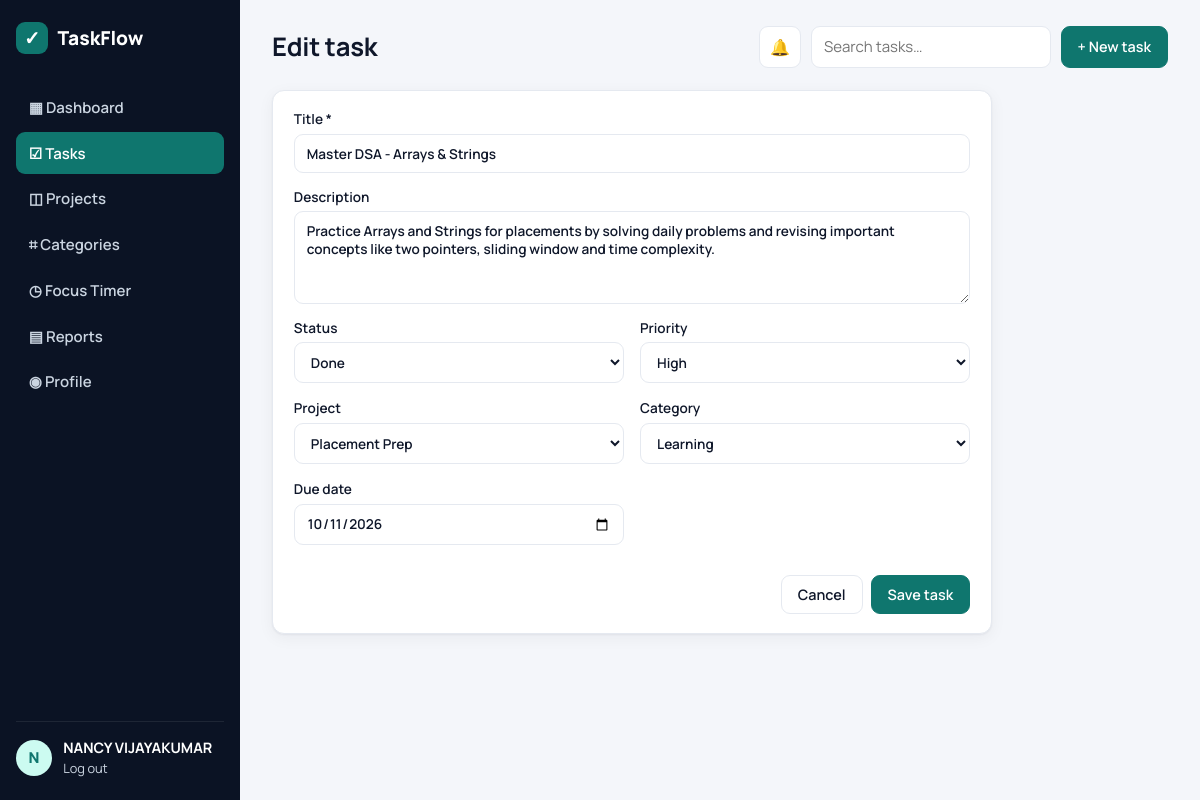
Screenshot of /tasks/1/edit (signed in) with the database file from the repository.
### tables this page shows
CREATE TABLE users (
  id INTEGER PRIMARY KEY AUTOINCREMENT,
  username TEXT UNIQUE NOT NULL,
  email TEXT UNIQUE NOT NULL,
  full_name TEXT DEFAULT '',
  password_hash TEXT NOT NULL,
  created_at TIMESTAMP DEFAULT CURRENT_TIMESTAMP
);

CREATE TABLE tasks (
  id INTEGER PRIMARY KEY AUTOINCREMENT,
  user_id INTEGER NOT NULL REFERENCES users(id) ON DELETE CASCADE,
  project_id INTEGER REFERENCES projects(id) ON DELETE SET NULL,
  category_id INTEGER REFERENCES categories(id) ON DELETE SET NULL,
  title TEXT NOT NULL,
  description TEXT DEFAULT '',
  status TEXT NOT NULL DEFAULT 'todo' CHECK (status IN ('todo','in_progress','done')),
  priority TEXT NOT NULL DEFAULT 'medium' CHECK (priority IN ('low','medium','high','urgent')),
  due_date DATE,
  created_at TIMESTAMP DEFAULT CURRENT_TIMESTAMP,
  completed_at TIMESTAMP
);

### tasks.py (the view, shortened to what this page needs)
@bp.route("/new", methods=("GET", "POST"))
@bp.route("/<int:tid>/edit", methods=("GET", "POST"))
@login_required
def edit(tid=None):
    db = get_db()
    task = get_task(tid) if tid else None
    projects = db.execute("SELECT * FROM projects WHERE user_id = ? ORDER BY name", (g.user["id"],)).fetchall()
    categories = db.execute("SELECT * FROM categories WHERE user_id = ? ORDER BY name", (g.user["id"],)).fetchall()
    preset_project = request.args.get("project", type=int)
    return render_template("tasks/form.html", task=task, projects=projects, categories=categories,
                           statuses=STATUSES, priorities=PRIORITIES, preset_project=preset_project)

### app.py (called while the page is built)
def create_app(test_config=None):
    app = Flask(__name__)
    app.config.from_object(Config)
    if test_config:
        app.config.update(test_config)
    db.init_app(app)
    sounds.ensure_sounds(app.static_folder)
    os.makedirs(app.config["RECORDINGS_DIR"], exist_ok=True)
    if not app.config.get("TESTING"):
        push.start_reminder_scheduler(app)
    for module in (auth, dashboard, projects, tasks, categories, reports, profile, focus, push):
        app.register_blueprint(module.bp)
    @app.template_filter("label")
    def label(value):
        return (value or "").replace("_", " ").title()
    @app.errorhandler(404)
    def not_found(e):
        return render_template("error.html", code=404, message="Page not found"), 404
    @app.errorhandler(400)
    def bad_request(e):
        return render_template("error.html", code=400, message="Bad request"), 400
    return app

### auth.py (called while the page is built)
def login_required(view):
    @functools.wraps(view)
    def wrapped(**kwargs):
        if g.user is None:
            flash("Please log in to continue.", "warning")
            return redirect(url_for("auth.login"))
        return view(**kwargs)
    return wrapped

@bp.before_app_request
def load_user():
    uid = session.get("user_id")
    g.user = get_db().execute("SELECT * FROM users WHERE id = ?", (uid,)).fetchone() if uid else None

### db.py (called while the page is built)
def get_db():
    if "db" not in g:
        g.db = sqlite3.connect(current_app.config["DATABASE"])
        g.db.row_factory = sqlite3.Row
        g.db.execute("PRAGMA foreign_keys = ON")
    return g.db

### tasks.py (called while the page is built)
def get_task(tid):
    t = get_db().execute(
        """SELECT t.*, p.name project_name, c.name category_name FROM tasks t
           LEFT JOIN projects p ON p.id = t.project_id LEFT JOIN categories c ON c.id = t.category_id
           WHERE t.id = ? AND t.user_id = ?""", (tid, g.user["id"])).fetchone()
    if t is None:
        abort(404)
    return t

### templates/tasks/form.html
{% extends "base.html" %}{% block title %}{{ 'Edit' if task else 'New' }} task{% endblock %}
{% block heading %}{{ 'Edit task' if task else 'New task' }}{% endblock %}
{% block content %}
<form method="post" class="card form narrow">
  <label>Title *<input name="title" required value="{{ task.title if task else '' }}"></label>
  <label>Description<textarea name="description" rows="4">{{ task.description if task else '' }}</textarea></label>
  <div class="grid-2">
    <label>Status<select name="status">{% for s in statuses %}<option value="{{ s }}" {{ 'selected' if task and task.status==s }}>{{ s|label }}</option>{% endfor %}</select></label>
    <label>Priority<select name="priority">{% for p in priorities %}<option value="{{ p }}" {{ 'selected' if (task and task.priority==p) or (not task and p=='medium') }}>{{ p|label }}</option>{% endfor %}</select></label>
    <label>Project<select name="project_id"><option value="">— None —</option>{% for p in projects %}<option value="{{ p.id }}" {{ 'selected' if (task and task.project_id==p.id) or preset_project==p.id }}>{{ p.name }}</option>{% endfor %}</select></label>
    <label>Category<select name="category_id"><option value="">— None —</option>{% for c in categories %}<option value="{{ c.id }}" {{ 'selected' if task and task.category_id==c.id }}>{{ c.name }}</option>{% endfor %}</select></label>
    <label>Due date<input type="date" name="due_date" value="{{ task.due_date if task and task.due_date else '' }}"></label>
  </div>
  <div class="row-end"><a class="btn btn-ghost" href="{{ url_for('tasks.detail', tid=task.id) if task else url_for('tasks.list_tasks') }}">Cancel</a><button class="btn btn-primary">Save task</button></div>
</form>
{% endblock %}

### templates/base.html (shortened to what this page needs)
<!doctype html>
<html lang="en">
<head>
  <link rel="stylesheet" href="{{ url_for('static', filename='css/style.css') }}">
</head>
<body data-sounds="{{ url_for('static', filename='sounds/') }}">
{% if g.user %}
<div class="layout">
  <aside class="sidebar">
    <div class="brand"><span class="logo">✓</span> TaskFlow</div>
    {% set ep = request.endpoint or '' %}
    <nav>
      <a href="{{ url_for('dashboard.index') }}" class="{{ 'active' if ep.startswith('dashboard') }}">▦ Dashboard</a>
      <a href="{{ url_for('tasks.list_tasks') }}" class="{{ 'active' if ep.startswith('tasks') }}">☑ Tasks</a>
      <a href="{{ url_for('projects.list_projects') }}" class="{{ 'active' if ep.startswith('projects') }}">◫ Projects</a>
      <a href="{{ url_for('categories.index') }}" class="{{ 'active' if ep.startswith('categories') }}">⌗ Categories</a>
      <a href="{{ url_for('focus.index') }}" class="{{ 'active' if ep.startswith('focus') }}">◷ Focus Timer</a>
      <a href="{{ url_for('reports.index') }}" class="{{ 'active' if ep.startswith('reports') }}">▤ Reports</a>
      <a href="{{ url_for('profile.index') }}" class="{{ 'active' if ep.startswith('profile') }}">◉ Profile</a>
    </nav>
    <div class="sidebar-foot">
      <div class="avatar">{{ g.user['username'][0]|upper }}</div>
      <div><strong>{{ g.user['full_name'] or g.user['username'] }}</strong><a href="{{ url_for('auth.logout') }}">Log out</a></div>
    </div>
  </aside>
  <main class="content">
    <header class="topbar">
      <h1>{% block heading %}{% endblock %}</h1>
      <div class="topbar-actions">
        <button type="button" class="btn icon-btn" id="soundToggle" title="Sounds">🔊</button>
        <form action="{{ url_for('tasks.list_tasks') }}" class="search"><input name="q" placeholder="Search tasks…"></form>
        <a class="btn btn-primary" href="{{ url_for('tasks.edit') }}">+ New task</a>
      </div>
    </header>
    {% block content %}{% endblock %}
  </main>
</div>
{% else %}
<main class="auth-wrap">
  {% include "_flash.html" %}
  {% block auth %}{% endblock %}
</main>
{% endif %}
</body>
</html>

### static/css/style.css (style rules this page uses)
:root { --bg:#f4f6fa;--surface:#fff;--ink:#0f172a;--muted:#64748b;--line:#e5e9f0; --primary:#0f766e;--primary-ink:#fff;--primary-soft:#ccfbf1; --danger:#dc2626;--warn:#d97706;--ok:#16a34a;--info:#2563eb; --sidebar:#0b1324;--sidebar-ink:#cbd5e1; --radius:12px;--shadow:0 1px 2px rgba(15,23,42,.05),0 4px 16px rgba(15,23,42,.05); }
* { box-sizing:border-box }
body { margin:0;font-family:Manrope,system-ui,sans-serif;background:var(--bg);color:var(--ink);font-size:15px }
a { color:var(--primary);text-decoration:none }
h1,h2,h3 { margin:0 0 .6rem;letter-spacing:-.01em }
.layout { display:flex;min-height:100vh }
.sidebar { width:240px;background:var(--sidebar);color:var(--sidebar-ink);display:flex;flex-direction:column;padding:1.4rem 1rem;position:sticky;top:0;height:100vh }
.brand { display:flex;align-items:center;gap:.6rem;font-weight:800;font-size:1.2rem;color:#fff;margin-bottom:2rem }
.logo { display:grid;place-items:center;width:32px;height:32px;border-radius:9px;background:var(--primary);color:#fff }
.sidebar nav { display:flex;flex-direction:column;gap:.25rem;flex:1 }
.sidebar nav a { color:var(--sidebar-ink);padding:.65rem .8rem;border-radius:9px;font-weight:600 }
.sidebar nav a.active { background:var(--primary);color:#fff }
.sidebar-foot { display:flex;gap:.7rem;align-items:center;border-top:1px solid rgba(255,255,255,.08);padding-top:1rem }
.sidebar-foot strong { display:block;color:#fff;font-size:.9rem }
.sidebar-foot a { color:var(--sidebar-ink);font-size:.8rem }
.avatar { width:36px;height:36px;border-radius:50%;background:var(--primary-soft);color:var(--primary);display:grid;place-items:center;font-weight:800;flex-shrink:0 }
.content { flex:1;padding:1.6rem 2rem;max-width:1200px;min-width:0 }
.topbar { display:flex;justify-content:space-between;align-items:center;margin-bottom:1.4rem;gap:1rem;flex-wrap:wrap }
.topbar h1 { font-size:1.6rem;margin:0 }
.topbar-actions { display:flex;gap:.6rem }
.search input { width:240px }
.card { background:var(--surface);border:1px solid var(--line);border-radius:var(--radius);padding:1.2rem 1.3rem;box-shadow:var(--shadow);margin-bottom:1rem }
.btn { display:inline-flex;align-items:center;gap:.3rem;padding:.55rem 1rem;border-radius:9px;border:1px solid var(--line);background:var(--surface);color:var(--ink);font:inherit;font-weight:600;cursor:pointer;font-size:.9rem }
.btn-primary { background:var(--primary);border-color:var(--primary);color:var(--primary-ink) }
.btn-ghost { background:transparent }
input,select,textarea { font:inherit;padding:.6rem .75rem;border:1px solid var(--line);border-radius:9px;background:#fff;color:var(--ink);width:100% }
.form { display:flex;flex-direction:column;gap:.9rem }
.form label { display:flex;flex-direction:column;gap:.35rem;font-weight:600;font-size:.85rem }
.narrow { max-width:720px }
.row-end { display:flex;justify-content:flex-end;gap:.5rem;align-items:center;flex-wrap:wrap }
.grid-2 { display:grid;grid-template-columns:repeat(auto-fit,minmax(320px,1fr));gap:1rem }
.grid-2 { margin-bottom:1rem }
.icon-btn { padding:.5rem .65rem;font-size:1rem }

### rows the page displays
users: username "N", full_name "NANCY VIJAYAKUMAR"
tasks: title "Master DSA - Arrays & Strings", description "Practice Arrays and Strings for placements by solving daily problems and revising important concepts like two pointers, sliding window and time complexity.", due_date "10/11/2026"

### other values shown
{{ 'Edit task' if task else 'New task' }} "Edit task"
form field status "Done"
form field priority "High"
form field project_id "Placement Prep"
form field category_id "Learning"
